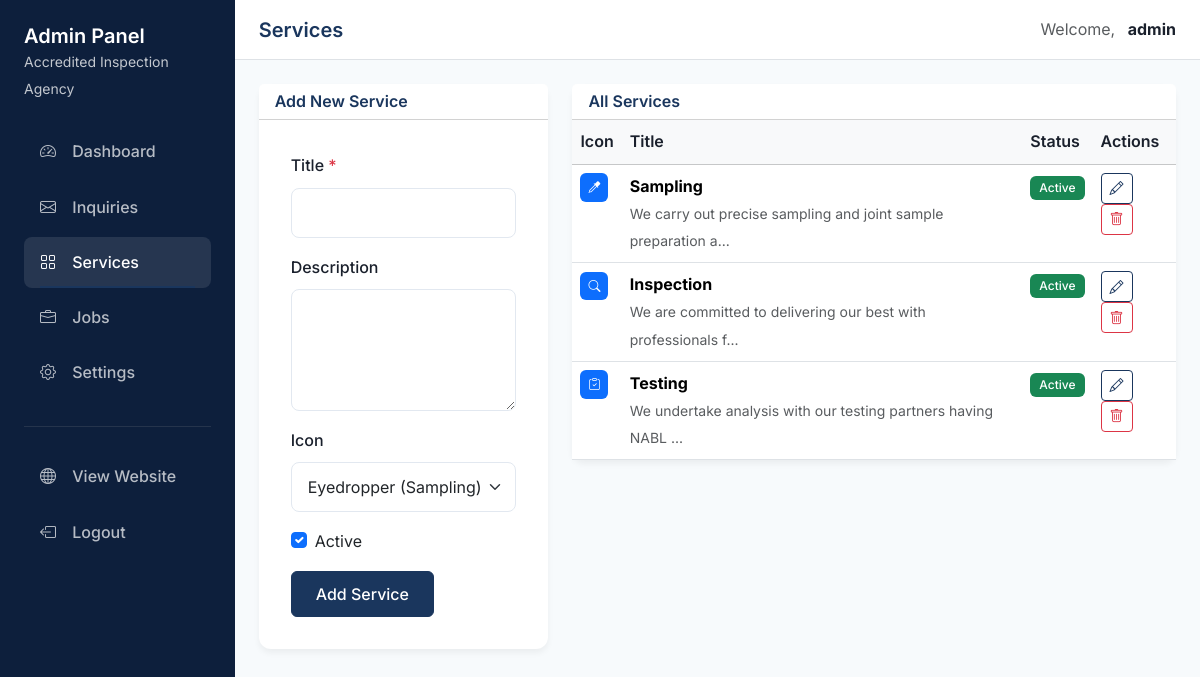
Screenshot of /admin/services.php (signed in) with the database file from the repository.
### tables this page shows
CREATE TABLE IF NOT EXISTS services (
    id INT AUTO_INCREMENT PRIMARY KEY,
    title VARCHAR(255) NOT NULL,
    description TEXT,
    icon VARCHAR(100) DEFAULT 'bi-gear',
    is_active TINYINT(1) DEFAULT 1,
    created_at TIMESTAMP DEFAULT CURRENT_TIMESTAMP,
    INDEX idx_is_active (is_active)
);

### admin/auth_check.php (called while the page is built, shortened)
<?php
require_once __DIR__ . '/../includes/db.php';
$admin_page = basename($_SERVER['PHP_SELF'], '.php');

### includes/config.php (called while the page is built, shortened)
<?php
function env($key, $default = null)
{
    $value = getenv($key);
    return $value !== false ? $value : $default;
}

### includes/db.php (called while the page is built, shortened)
<?php
require_once __DIR__ . '/config.php';
function get_services($pdo, $active_only = true)
{
    $sql = "SELECT * FROM services";
    $sql .= " ORDER BY id ASC";
    $stmt = $pdo->query($sql);
    return $stmt->fetchAll();
}

### admin/services.php (the view, shortened to what this page needs)
<?php
require_once __DIR__ . '/auth_check.php';
$services = get_services($pdo, false);
$edit_service = null;
$icons = [
    'bi-eyedropper' => 'Eyedropper (Sampling)',
    'bi-search' => 'Search (Inspection)',
    'bi-clipboard-check' => 'Clipboard Check (Testing)',
    'bi-gear' => 'Gear',
    'bi-shield-check' => 'Shield Check',
    'bi-graph-up' => 'Graph Up',
    'bi-award' => 'Award',
    'bi-building' => 'Building',
    'bi-lightning' => 'Lightning',
    'bi-tools' => 'Tools',
    'bi-truck' => 'Truck',
    'bi-box-seam' => 'Box',
];
?>
<!DOCTYPE html>
<html lang="en">
<head>
    <link href="https://cdn.jsdelivr.net/npm/bootstrap@5.3.2/dist/css/bootstrap.min.css" rel="stylesheet">
    <link href="https://cdn.jsdelivr.net/npm/bootstrap-icons@1.11.1/font/bootstrap-icons.css" rel="stylesheet">
    <link href="<?php echo BASE_URL; ?>/assets/css/style.css" rel="stylesheet">
</head>
<body class="bg-light">
    <div class="d-flex">
        <div class="admin-sidebar" style="width: 250px;">
            <div class="text-white mb-4">
                <h5 class="mb-0 text-white">Admin Panel</h5>
                <small class="opacity-75"><?php echo SITE_NAME; ?></small>
            </div>
            <ul class="nav flex-column">
                <li class="nav-item">
                    <a class="nav-link <?php echo $admin_page == 'dashboard' ? 'active' : ''; ?>" href="dashboard.php">
                        <i class="bi bi-speedometer2"></i> Dashboard
                    </a>
                </li>
                <li class="nav-item">
                    <a class="nav-link <?php echo $admin_page == 'inquiries' ? 'active' : ''; ?>" href="inquiries.php">
                        <i class="bi bi-envelope"></i> Inquiries
                    </a>
                </li>
                <li class="nav-item">
                    <a class="nav-link <?php echo $admin_page == 'services' ? 'active' : ''; ?>" href="services.php">
                        <i class="bi bi-grid"></i> Services
                    </a>
                </li>
                <li class="nav-item">
                    <a class="nav-link <?php echo $admin_page == 'jobs' ? 'active' : ''; ?>" href="jobs.php">
                        <i class="bi bi-briefcase"></i> Jobs
                    </a>
                </li>
                <li class="nav-item">
                    <a class="nav-link <?php echo $admin_page == 'settings' ? 'active' : ''; ?>" href="settings.php">
                        <i class="bi bi-gear"></i> Settings
                    </a>
                </li>
            </ul>
            <hr class="border-secondary my-4">
            <ul class="nav flex-column">
                <li class="nav-item">
                    <a class="nav-link" href="<?php echo BASE_URL; ?>/" target="_blank">
                        <i class="bi bi-globe"></i> View Website
                    </a>
                </li>
                <li class="nav-item">
                    <a class="nav-link" href="logout.php">
                        <i class="bi bi-box-arrow-left"></i> Logout
                    </a>
                </li>
            </ul>
        </div>
        <div class="flex-grow-1">
            <div class="bg-white border-bottom px-4 py-3 d-flex justify-content-between align-items-center">
                <h5 class="mb-0">Services</h5>
                <div>
                    <span class="text-muted me-2">Welcome,</span>
                    <strong><?php echo htmlspecialchars($_SESSION['admin_username']); ?></strong>
                </div>
            </div>
            <div class="p-4">
                <div class="row g-4">
                    <div class="col-lg-4">
                        <div class="card">
                            <div class="card-header bg-white">
                                <h6 class="mb-0"><?php echo $edit_service ? 'Edit Service' : 'Add New Service'; ?></h6>
                            </div>
                            <div class="card-body">
                                <form method="POST">
                                    <div class="mb-3">
                                        <label for="title" class="form-label">Title <span
                                                class="text-danger">*</span></label>
                                        <input type="text" class="form-control" id="title" name="title" required
                                            value="<?php echo $edit_service ? htmlspecialchars($edit_service['title']) : ''; ?>">
                                    </div>
                                    <div class="mb-3">
                                        <label for="description" class="form-label">Description</label>
                                        <textarea class="form-control" id="description" name="description"
                                            rows="4"><?php echo $edit_service ? htmlspecialchars($edit_service['description']) : ''; ?></textarea>
                                    </div>
                                    <div class="mb-3">
                                        <label for="icon" class="form-label">Icon</label>
                                        <select class="form-select" id="icon" name="icon">
                                            <?php foreach ($icons as $value => $label): ?>
                                                <option value="<?php echo $value; ?>" <?php echo ($edit_service && $edit_service['icon'] == $value) ? 'selected' : ''; ?>>
                                                    <?php echo $label; ?>
                                                </option>
                                            <?php endforeach; ?>
                                        </select>
                                    </div>
                                    <div class="mb-3">
                                        <div class="form-check">
                                            <input type="checkbox" class="form-check-input" id="is_active"
                                                name="is_active" <?php echo (!$edit_service || $edit_service['is_active']) ? 'checked' : ''; ?>>
                                            <label class="form-check-label" for="is_active">Active</label>
                                        </div>
                                    </div>
                                    <div class="d-flex gap-2">
                                        <button type="submit" class="btn btn-primary">
                                            <?php echo $edit_service ? 'Update' : 'Add'; ?> Service
                                        </button>
                                    </div>
                                </form>
                            </div>
                        </div>
                    </div>
                    <div class="col-lg-8">
                        <div class="card">
                            <div class="card-header bg-white">
                                <h6 class="mb-0">All Services</h6>
                            </div>
                            <div class="card-body p-0">
                                <div class="table-responsive">
                                    <table class="table table-hover mb-0">
                                        <thead class="table-light">
                                            <tr>
                                                <th>Icon</th>
                                                <th>Title</th>
                                                <th>Status</th>
                                                <th>Actions</th>
                                            </tr>
                                        </thead>
                                        <tbody>
                                            <?php if (empty($services)): ?>
                                                <tr>
                                                    <td colspan="4" class="text-center text-muted py-4">No services yet.
                                                    </td>
                                                </tr>
                                            <?php else: ?>
                                                <?php foreach ($services as $service): ?>
                                                    <tr>
                                                        <td>
                                                            <span class="badge bg-primary p-2">
                                                                <i
                                                                    class="bi <?php echo htmlspecialchars($service['icon']); ?>"></i>
                                                            </span>
                                                        </td>
                                                        <td>
                                                            <strong><?php echo htmlspecialchars($service['title']); ?></strong>
                                                            <br>
                                                            <small
                                                                class="text-muted"><?php echo htmlspecialchars(substr($service['description'], 0, 60)); ?>...</small>
                                                        </td>
                                                        <td>
                                                            <?php if ($service['is_active']): ?>
                                                                <span class="badge bg-success">Active</span>
                                                            <?php else: ?>
                                                                <span class="badge bg-secondary">Inactive</span>
                                                            <?php endif; ?>
                                                        </td>
                                                        <td>
                                                            <a href="?edit=<?php echo $service['id']; ?>"
                                                                class="btn btn-sm btn-outline-primary">
                                                                <i class="bi bi-pencil"></i>
                                                            </a>
                                                            <form method="POST" class="d-inline"
                                                                onsubmit="return confirm('Are you sure you want to delete this service?');">
                                                                <button type="submit" class="btn btn-sm btn-outline-danger">
                                                                    <i class="bi bi-trash"></i>
                                                                </button>
                                                            </form>
                                                        </td>
                                                    </tr>
                                                <?php endforeach; ?>
                                            <?php endif; ?>
                                        </tbody>
                                    </table>
                                </div>
                            </div>
                        </div>
                    </div>
                </div>
            </div>
        </div>
    </div>
</body>
</html>

### assets/css/style.css (style rules this page uses)
:root { --primary-color: #1a365d; --primary-light: #2c5282; --primary-dark: #0d1f3c; --secondary-color: #3182ce; --accent-color: #ed8936; --text-dark: #1a202c; --text-muted: #718096; --bg-light: #f7fafc; --bg-gray: #edf2f7; --white: #ffffff; --border-color: #e2e8f0; }
body { font-family: 'Inter', -apple-system, BlinkMacSystemFont, 'Segoe UI', Roboto, sans-serif; color: var(--text-dark); line-height: 1.7; overflow-x: hidden; }
h1, h2, h3, h4, h5, h6 { font-weight: 600; color: var(--primary-color); }
a { color: var(--secondary-color); text-decoration: none; transition: color 0.2s ease; }
.nav-link { font-weight: 500; color: var(--text-dark) !important; padding: 0.5rem 1rem !important; position: relative; }
.nav-link:hover, .nav-link.active { color: var(--primary-color) !important; }
.nav-link.active::after { content: ''; position: absolute; bottom: 0; left: 1rem; right: 1rem; height: 2px; background-color: var(--primary-color); }
.btn-primary { background-color: var(--primary-color); border-color: var(--primary-color); padding: 0.625rem 1.5rem; font-weight: 500; }
.btn-outline-primary { color: var(--primary-color); border-color: var(--primary-color); }
.bg-light { background-color: var(--bg-light) !important; }
.card { border: none; border-radius: 0.75rem; box-shadow: 0 4px 6px rgba(0, 0, 0, 0.05); transition: transform 0.2s ease, box-shadow 0.2s ease; }
.card-body { padding: 2rem; }
.form-control, .form-select { padding: 0.75rem 1rem; border: 1px solid var(--border-color); border-radius: 0.5rem; }
.form-label { font-weight: 500; color: var(--text-dark); margin-bottom: 0.5rem; }
.admin-sidebar { background: var(--primary-dark); min-height: 100vh; padding: 1.5rem; }
.admin-sidebar .nav-link { color: rgba(255, 255, 255, 0.7) !important; padding: 0.75rem 1rem !important; border-radius: 0.5rem; margin-bottom: 0.25rem; }
.admin-sidebar .nav-link:hover, .admin-sidebar .nav-link.active { background: rgba(255, 255, 255, 0.1); color: var(--white) !important; }
.admin-sidebar .nav-link i { margin-right: 0.75rem; }
.table { margin-bottom: 0; }
.table th { font-weight: 600; color: var(--text-dark); border-bottom-width: 1px; }
.badge { font-weight: 500; padding: 0.5em 0.75em; }

### rows the page displays
services: title "Sampling", description "We carry out precise sampling and joint sample preparation a", is_active "Active"
services: title "Inspection", description "We are committed to delivering our best with professionals f", is_active "Active"
services: title "Testing", description "We undertake analysis with our testing partners having NABL", is_active "Active"

### other values shown
SITE_NAME "Accredited Inspection Agency"
$_SESSION['admin_username'] "admin"
form field icon "Eyedropper (Sampling)"
